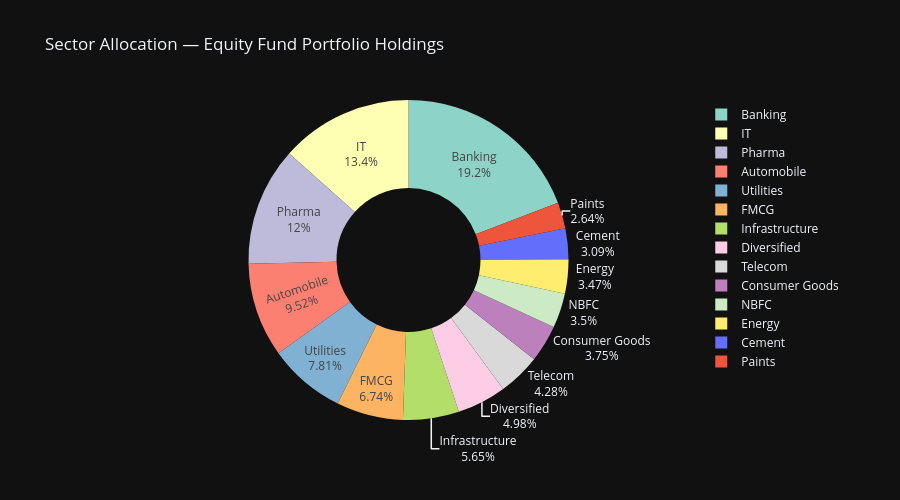

The notebook cell this image was saved under:
### Markdown cell above
## Task 9 — Sector Allocation Donut

### Code cell
sector = holdings.groupby('sector')['weight_pct'].sum().reset_index()
sector = sector.sort_values('weight_pct', ascending=False)

fig = go.Figure(go.Pie(
    labels=sector['sector'],
    values=sector['weight_pct'],
    hole=0.45,
    textinfo='label+percent',
    marker=dict(colors=px.colors.qualitative.Set3)
))
fig.update_layout(
    title='Sector Allocation — Equity Fund Portfolio Holdings',
    template='plotly_dark', height=500
)
fig.write_image(str(CHARTS / 'chart9_sector_donut.png'))
fig.show()
print(' Chart 9 saved')

### Figure 1 — Plotly figure (JSON) as saved in the notebook; plotly's stock layout.template omitted (floating-point values rounded to 4 significant figures)
{"data": [{"hole": 0.45, "labels": ["Banking", "IT", "Pharma", "Automobile", "Utilities", "FMCG", "Infrastructure", "Diversified", "Telecom", "Consumer Goods", "NBFC", "Energy", "Cement", "Paints"], "marker": {"colors": ["rgb(141,211,199)", "rgb(255,255,179)", "rgb(190,186,218)", "rgb(251,128,114)", "rgb(128,177,211)", "rgb(253,180,98)", "rgb(179,222,105)", "rgb(252,205,229)", "rgb(217,217,217)", "rgb(188,128,189)", "rgb(204,235,197)", "rgb(255,237,111)"]}, "textinfo": "label+percent", "type": "pie", "values": [652.3, 455.5, 407.4, 323.6, 265.5, 229.1, 192.2, 169.2, 145.6, 127.6, 119.1, 117.9, 105.0, 89.86]}], "layout": {"height": 500, "title": {"text": "Sector Allocation — Equity Fund Portfolio Holdings"}}}
